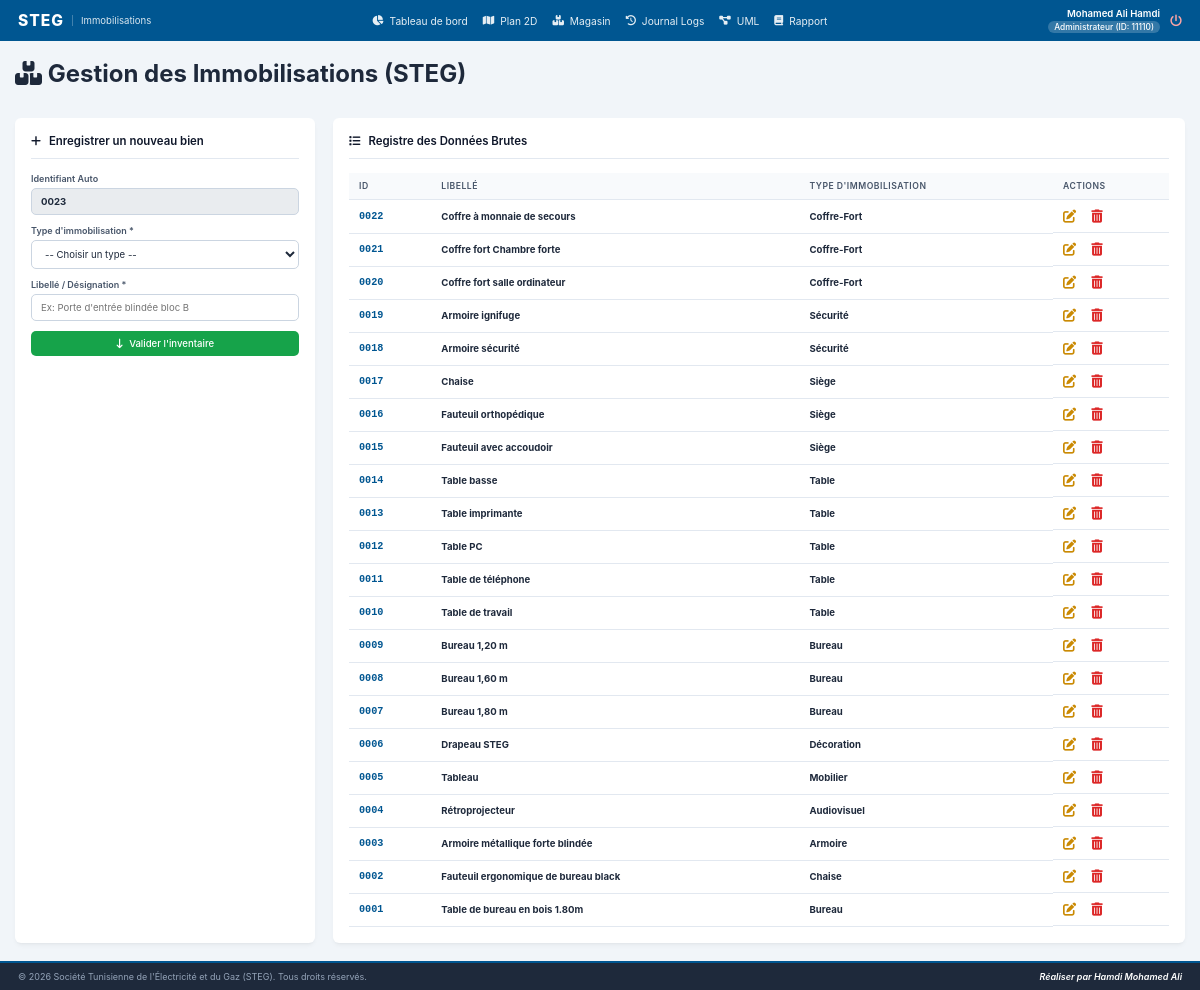
The app's page /code/views/gestion_immobilisations.php (signed in) with its own data.
### tables this page shows
CREATE TABLE `immobilisations` (
  `idImmo` int(11) NOT NULL AUTO_INCREMENT,
  `typeImmo` varchar(255) NOT NULL,
  `libelle` varchar(255) NOT NULL,
  PRIMARY KEY (`idImmo`)
);

### code/views/gestion_immobilisations.php (the view, shortened to what this page needs)
<?php
require_once '../includes/header.php';
require_once '../includes/navbar.php';
require_once '../config/db.php';
$isEditMode = false;
$form_idImmo = '';
$form_libelle = '';
$current_page = basename($_SERVER['PHP_SELF']);
$nextId = 1;
if (!$isEditMode) {
    try {
        $stmtNext = $pdo->query("SHOW TABLE STATUS LIKE 'immobilisations'");
        $status = $stmtNext->fetch(PDO::FETCH_ASSOC);
        if ($status && isset($status['Auto_increment'])) {
            $nextId = intval($status['Auto_increment']);
        } else {
            $stmtFallback = $pdo->query("SELECT idImmo FROM immobilisations ORDER BY idImmo DESC LIMIT 1");
            $lastRow = $stmtFallback->fetch(PDO::FETCH_ASSOC);
            if ($lastRow) {
                $nextId = intval($lastRow['idImmo']) + 1;
            }
        }
    } catch (PDOException $e) {}
}
$biens = [];
try {
    $query = "SELECT idImmo, typeImmo, libelle FROM immobilisations ORDER BY idImmo DESC";
    $biens = $pdo->query($query)->fetchAll(PDO::FETCH_ASSOC);
} catch (PDOException $e) {
    $errorMsg = "Impossible de charger le catalogue des biens : " . $e->getMessage();
}
?>
<div class="immo-wrapper">
    <div>
        <h1><i class="fa-solid fa-boxes-stacked"></i> Gestion des Immobilisations (STEG)</h1>
    </div>
    <br>
    <div class="immo-grid">
        <div class="immo-card card-form">
            <h2>
                <i class="fa-solid <?= $isEditMode ? 'fa-pen-to-square' : 'fa-plus' ?>"></i>
                <?= $isEditMode ? "Modifier le bien " . sprintf('%04d', $form_idImmo) : "Enregistrer un nouveau bien" ?>
            </h2>
            <hr>
            <form action="<?= htmlspecialchars($current_page) ?>" method="POST" class="steg-form">
                <div class="form-control">
                    <label for="idLocalDisplay">Identifiant Auto</label>
                    <input type="text" id="idLocalDisplay" value="<?= $isEditMode ? sprintf('%04d', $form_idImmo) : sprintf('%04d', $nextId) ?>" readonly style="background-color: #e9ecef; cursor: not-allowed; font-weight: bold;">
                </div>
                <div class="form-control">
                    <label for="typeImmo">Type d'immobilisation *</label>
                    <select id="typeImmo" name="typeImmo" required>
                        <option value="" disabled <?= !$isEditMode ? 'selected' : '' ?>>-- Choisir un type --</option>
                    </select>
                </div>
                <div class="form-control">
                    <label for="libelle">Libellé / Désignation *</label>
                    <input type="text" id="libelle" name="libelle" required placeholder="Ex: Porte d'entrée blindée bloc B" value="<?= htmlspecialchars($form_libelle) ?>">
                </div>
                <button type="submit" class="btn btn-success btn-block">
                    <i class="fa-solid <?= $isEditMode ? 'fa-floppy-disk' : 'fa-arrow-down-long' ?>"></i>
                    <?= $isEditMode ? "Mettre à jour l'inventaire" : "Valider l'inventaire" ?>
                </button>
            </form>
        </div>
        <div class="immo-card card-table">
            <h2><i class="fa-solid fa-list"></i> Registre des Données Brutes</h2>
            <hr>
            <div class="table-scroll">
                <table class="steg-table">
                    <thead>
                        <tr>
                            <th>ID</th>
                            <th>Libellé</th>
                            <th>Type d'immobilisation</th>
                            <th class="btn-action">Actions</th>
                        </tr>
                    </thead>
                    <tbody>
                        <?php if (empty($biens)): ?>
                            <tr>
                                <td colspan="4" class="text-center no-data">Aucun bien immobilisé brut référencé pour le moment.</td>
                            </tr>
                        <?php else: ?>
                            <?php foreach ($biens as $bien): ?>
                                <tr>
                                    <td class="cell-code"><?= sprintf('%04d', intval($bien['idImmo'])) ?></td>
                                    <td class="cell-desc"><strong><?= htmlspecialchars($bien['libelle']) ?></strong></td>
                                    <td><strong><?= htmlspecialchars($bien['typeImmo']) ?></strong></td>
                                    <td class="btn-action" style="white-space: nowrap; display: flex; align-items: center;">
                                        <a href="<?= htmlspecialchars($current_page) ?>?edit=<?= urlencode($bien['idImmo']) ?>" class="btn-action edit" title="Modifier" style="color: var(--warning-color); margin-right: 15px; font-size: 1.1rem; text-decoration: none;">
                                            <i class="fa-solid fa-pen-to-square"></i>
                                        </a>
                                        <form action="<?= htmlspecialchars($current_page) ?>" method="POST" onsubmit="return confirm('Êtes-vous sûr de vouloir supprimer définitivement l\'immobilisation <?= htmlspecialchars(addslashes($bien['libelle'])) ?> ?');" style="margin: 0; padding: 0;">
                                            <button type="submit" style="background: none; border: none; color: var(--danger-color); font-size: 1.1rem; cursor: pointer; padding: 0;">
                                                <i class="fa-solid fa-trash-can"></i>
                                            </button>
                                        </form>
                                    </td>
                                </tr>
                            <?php endforeach; ?>
                        <?php endif; ?>
                    </tbody>
                </table>
            </div>
        </div>
    </div>
</div>
<?php
require_once '../includes/footer.php';
?>

### code/css/style.css (style rules this page uses)
:root { --primary-color: #005691; --primary-hover: #003d66; --success-color: #16a34a; --warning-color: #ca8a04; --danger-color: #dc2626; --accent-blue: #3b82f6; --text-dark: #1e293b; --text-light: #64748b; --text-muted: #94a3b8; --bg-main: #0f172a; --bg-card: #1e293b; --bg-light: #f1f5f9; --border-color: #334155; --border-light: #cbd5e1; --card-shadow: 0 3px 5px -1px rgba(0,0,0,0.05), 0 2px 3px -2px rgba(0,0,0,0.05); }
* { margin: 0; padding: 0; box-sizing: border-box; font-family: 'Inter', 'Segoe UI', Tahoma, Geneva, Verdana, sans-serif; }
html { font-size: 12px; }
body { background-color: var(--bg-main); color: var(--text-dark); min-height: 100vh; display: flex; flex-direction: column; }
.btn { display: inline-flex; align-items: center; justify-content: center; gap: 6px; padding: 7px 12px; font-size: 0.8rem; font-weight: 500; border-radius: 5px; border: none; cursor: pointer; transition: all 0.2s ease; text-decoration: none; }
.btn-success { background-color: var(--success-color); color: white; }
.btn-block { width: 100%; display: flex; }
.steg-form .form-control, .form-group { display: flex; flex-direction: column; margin-bottom: 10px; }
.steg-form .form-control label, .form-group label { font-weight: 600; font-size: 0.75rem; margin-bottom: 4px; color: #475569; }
.steg-form input, .steg-form select, .steg-form textarea, .form-group input { width: 100%; padding: 7px 9px; border: 1px solid var(--border-light); border-radius: 5px; font-size: 0.8rem; color: var(--text-dark); outline: none; transition: border-color 0.2s; background-color: #fff; }
.table-scroll, .table-responsive { overflow-x: auto; width: 100%; }
.steg-table, .dashboard-table { width: 100%; border-collapse: collapse; font-size: 0.8rem; text-align: left; }
.steg-table th, .steg-table td, .dashboard-table th, .dashboard-table td { padding: 8px 10px; border-bottom: 1px solid #e2e8f0; }
.steg-table th, .dashboard-table th { background-color: #f8fafc; color: #475569; font-weight: 600; font-size: 0.72rem; text-transform: uppercase; letter-spacing: 0.5px; }
.cell-code, .cell-user-id, .cell-id-local { font-family: 'Courier New', Courier, monospace; font-weight: 700; color: var(--primary-color); font-size: 0.85rem; }
.dashboard-wrapper, .immo-wrapper, .locaux-wrapper, .pannes-wrapper, .users-wrapper { max-width: 1300px; margin: 0 auto; }
.dashboard-grid, .immo-grid, .locaux-grid, .pannes-grid, .users-grid { display: grid; grid-template-columns: 300px 1fr; gap: 18px; margin-top: 15px; }
.dashboard-section, .immo-card, .locaux-card, .pannes-card, .users-card { background: white; border-radius: 6px; box-shadow: var(--card-shadow); padding: 16px; }
.dashboard-section h2, .immo-card h2, .locaux-card h2, .pannes-card h2, .users-card h2 { font-size: 0.95rem; color: #0f172a; font-weight: 600; display: flex; align-items: center; gap: 8px; }
.dashboard-section hr, .immo-card hr, .locaux-card hr, .pannes-card hr, .users-card hr { border: 0; height: 1px; background: #e2e8f0; margin: 10px 0 14px; }

### records on screen
immobilisations: idImmo "0022", libelle "Coffre à monnaie de secours", typeImmo "Coffre-Fort"
immobilisations: idImmo "0021", libelle "Coffre fort Chambre forte", typeImmo "Coffre-Fort"
immobilisations: idImmo "0020", libelle "Coffre fort salle ordinateur", typeImmo "Coffre-Fort"
immobilisations: idImmo "0019", libelle "Armoire ignifuge", typeImmo "Sécurité"
immobilisations: idImmo "0018", libelle "Armoire sécurité", typeImmo "Sécurité"
immobilisations: idImmo "0017", libelle "Chaise", typeImmo "Siège"
immobilisations: idImmo "0016", libelle "Fauteuil orthopédique", typeImmo "Siège"
immobilisations: idImmo "0015", libelle "Fauteuil avec accoudoir", typeImmo "Siège"
immobilisations: idImmo "0014", libelle "Table basse", typeImmo "Table"
immobilisations: idImmo "0013", libelle "Table imprimante", typeImmo "Table"
immobilisations: idImmo "0012", libelle "Table PC", typeImmo "Table"
immobilisations: idImmo "0011", libelle "Table de téléphone", typeImmo "Table"
immobilisations: idImmo "0010", libelle "Table de travail", typeImmo "Table"
immobilisations: idImmo "0009", libelle "Bureau 1,20 m", typeImmo "Bureau"
immobilisations: idImmo "0008", libelle "Bureau 1,60 m", typeImmo "Bureau"
immobilisations: idImmo "0007", libelle "Bureau 1,80 m", typeImmo "Bureau"
immobilisations: idImmo "0006", libelle "Drapeau STEG", typeImmo "Décoration"
immobilisations: idImmo "0005", libelle "Tableau", typeImmo "Mobilier"
immobilisations: idImmo "0004", libelle "Rétroprojecteur", typeImmo "Audiovisuel"
immobilisations: idImmo "0003", libelle "Armoire métallique forte blindée", typeImmo "Armoire"
immobilisations: idImmo "0002", libelle "Fauteuil ergonomique de bureau black", typeImmo "Chaise"
immobilisations: idImmo "0001", libelle "Table de bureau en bois 1.80m", typeImmo "Bureau"

### other values on screen
$_SESSION['nom'] "Mohamed Ali Hamdi"
$_SESSION['labelProfil'] "Administrateur"
$userIdFormate "11110"
